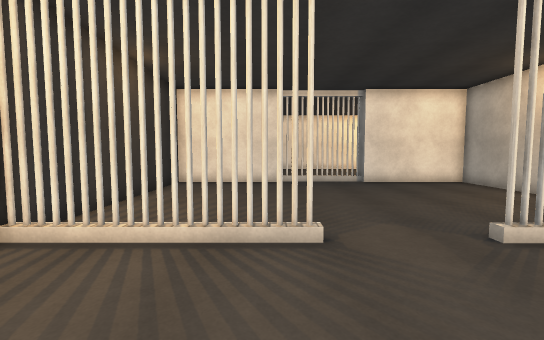
[1] (above)

12 first-person views from a walk through a scene from a Unity 3-D project. The camera is 1.5 m above the floor, tilts 4° down and sees 90° across. The floor is counted in squares, 1 m on a side. Each view is taken from the middle of a square. On the plan, view 1 faces up. The plan holds only what a view shows up to about 14 squares ahead; the rest is blank. The place goes on beyond the plan. The player is left out. Door leaves are left out, so doorways stand open. Surface patterns are stand-ins for the level's own textures.

[2]
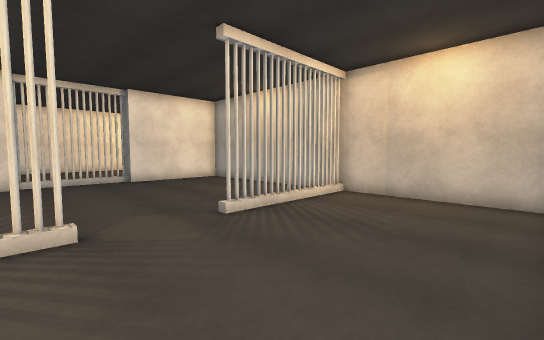

[3]
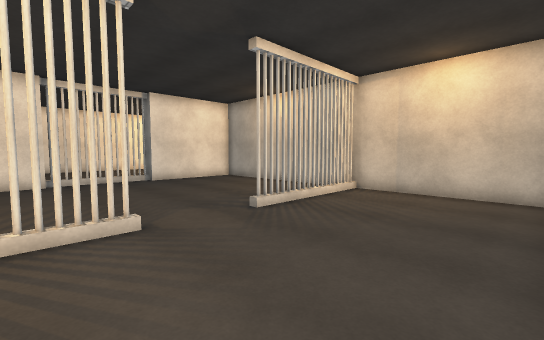

[4]
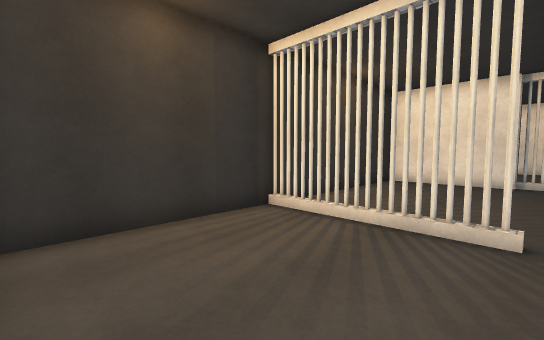

[5]
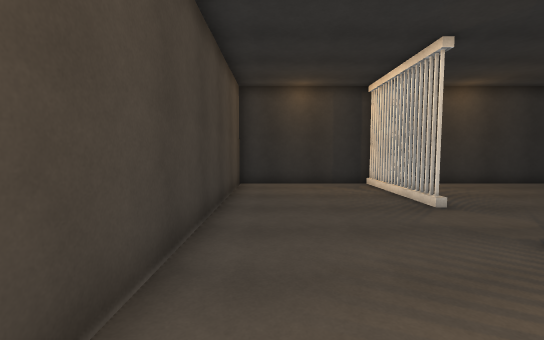

[6]
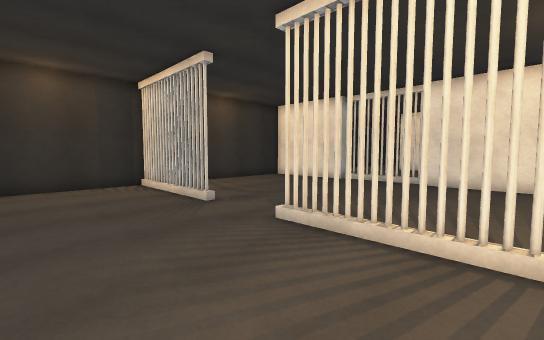

[7]
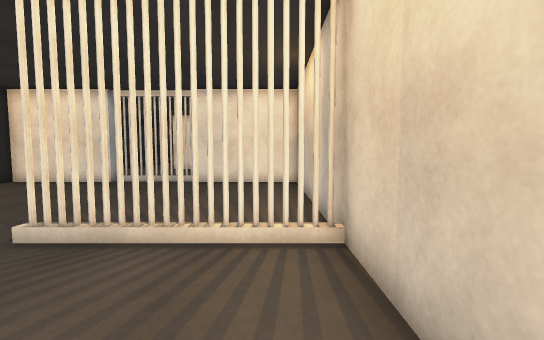

[8]
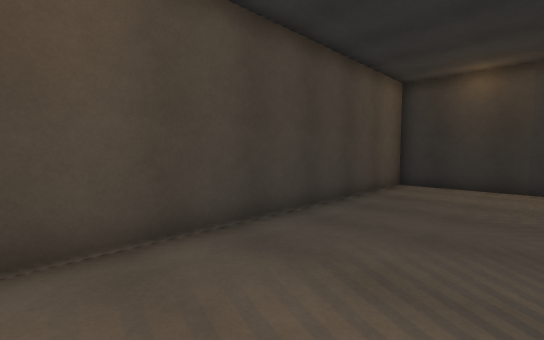

[9]
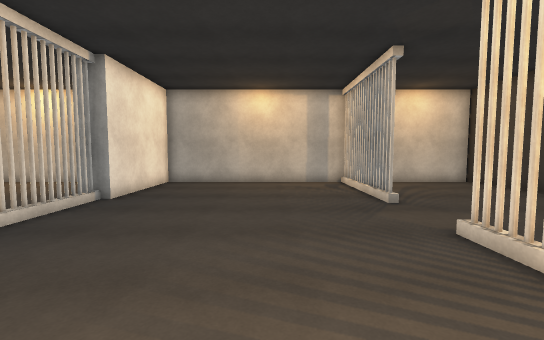

[10]
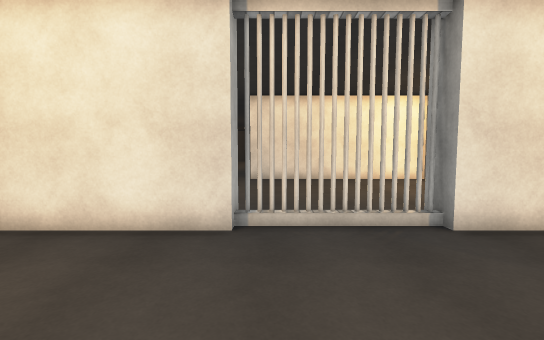

[11]
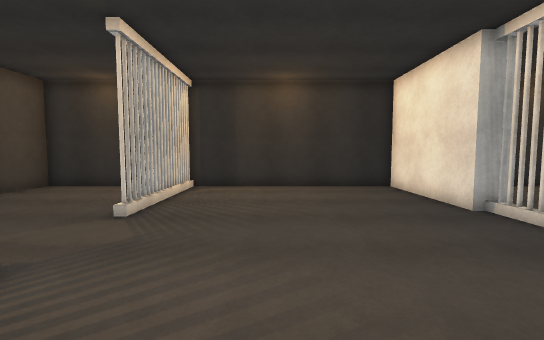

[12]
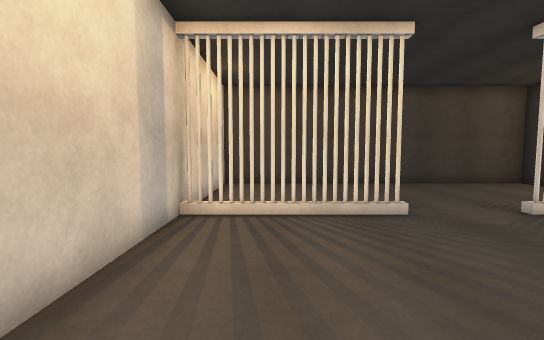

### Floor plan
Points are (right, up) in squares from view 1. A wall is a line through its corners. A room is listed if a view was taken in it or the views show most of it. See-through windows are left out.
Room 1 (views 1, 2, 3, 4, 5, 6, 7, 8, 9, 10, 11, 12)
walls: (9.2, 5.4) (9.2, 13) (4.4, 13) (4.4, 14); (0.2, 13.5) (0.2, 13) (-4.5, 13) (-4.5, -1.5) (9.2, -1.5) (9.2, 3.6)
ways out: open door at (2.2, 4.4)
objects: other object (-4, 5); other object (-3, 5); other object (-2, 5); other object (-1, 5); other object (0, 5); other object (0, 14); other object (1, 5); other object (1, 14); other object (2, 14); other object (3, 14); other object (4, 5); other object (4, 14); other object (5, 5); other object (6, 5); other object (7, 5); other object (8, 5); other object (9, 4) to (9, 5)

Positions as (right, up) in squares from view 1, and headings:
1: (0, 0), facing up
2: (0, -1), facing up-right
3: (-1, -1), facing up-right
4: (1, -1), facing up-left
5: (8, 0), facing left
6: (8, 0), facing up-left
7: (8, 0), facing up
8: (8, 3), facing down-left
9: (-4, 8), facing right
10: (1, 8), facing up
11: (7, 8), facing left
12: (7, 11), facing down
